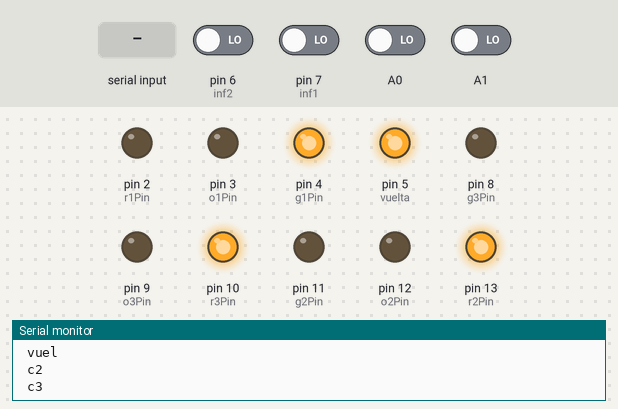
A sketch run on a simulated Arduino Uno, built with avr-gcc and run on an emulated ATmega328P. Parts: output pins drawn as LEDs (lit = HIGH), the last lines printed to the serial monitor. Dashed ring = blinking. The inputs (shaded band) are chosen by the test bench; at power-on: A0, A1, pin 6 (inf2), pin 7 (inf1) LOW.

Above: at 1.2 s.
1.3 s: "e" received over Serial
At 2.7 s:
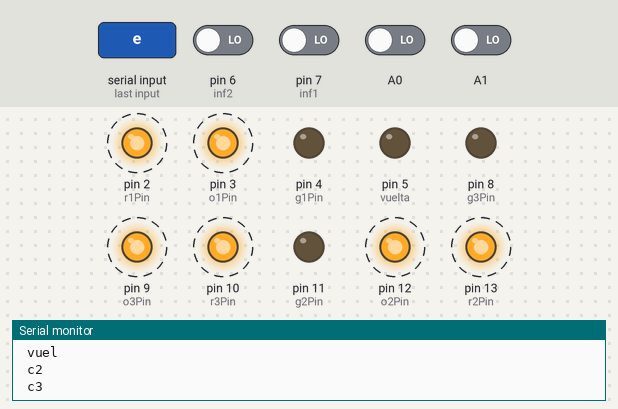
5.8 s: pin 6 (inf2) driven LOW
At 7.6 s:
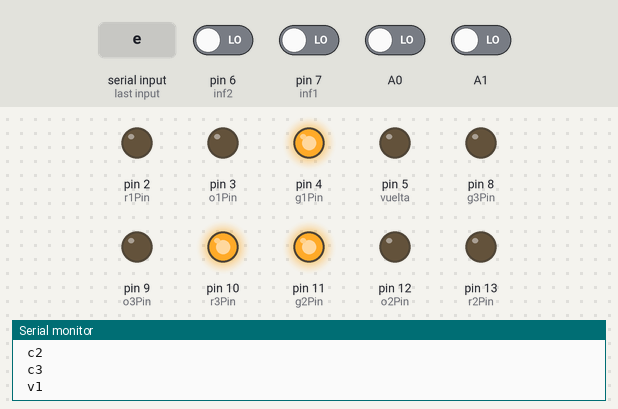
14.4 s: pin 7 (inf1) driven LOW
At 14.4 s:
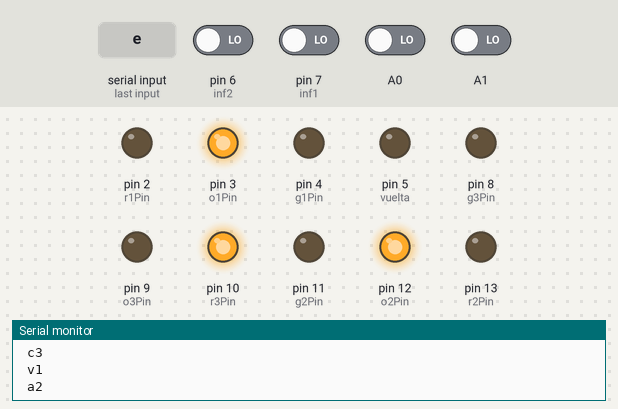
Timing chart, 0 to 26.8 s (numbered marks = the images above; inputs shaded):
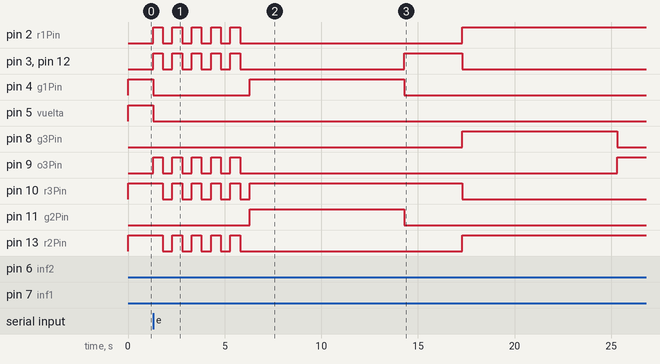

Measured:
- after the input at 1.3 s, pin 2 (r1Pin), pin 3 (o1Pin): alternates HIGH for 0.50 s and LOW for 0.50 s, starting at once

The sketch:

prueba2.ino
```cpp
/*int greenDelay = 1000;
  int orangeDelay = 500;
  int redDelay = 950;
  int vueltaMil = 950;*/

/*int greenDelay = 400;
int orangeDelay = 200;
int redDelay = 380;
int vueltaMil = 380;*/

int greenDelay = 8000;
int orangeDelay = 3000;
int redDelay = 8000;
int vueltaMil = 4000;

// semaforo1
int vuelta = 5;
int g1Pin = 4;
int o1Pin = 3;
int r1Pin = 2;
//semaforo2
int r2Pin = 13;
int o2Pin = 12;
int g2Pin = 11;
int bot1 = 5;
//semaforo3
int r3Pin = 10;
int o3Pin = 9;
int g3Pin = 8;

int inf1 = 7;
int inf2 = 6;

unsigned long greenMillis = 0;
unsigned long orangeMillis = 0;
unsigned long redMillis = 0;
unsigned long vueltaMillis = 0;
unsigned long Error = 0;

unsigned long green2Millis = 0;
unsigned long orange2Millis = 0;
unsigned long red2Millis = 0;

bool vueltaStatus = true;
bool green1Status = true;
bool orange1Status = false;
bool red1Status = false;

bool green2Status = false;
bool orange2Status = false;
bool red2Status = true;

void setup() {
  pinMode(r1Pin, OUTPUT);
  pinMode(o1Pin, OUTPUT);
  pinMode(g1Pin, OUTPUT);
  pinMode(vuelta, OUTPUT);

  pinMode(r2Pin, OUTPUT);
  pinMode(o2Pin, OUTPUT);
  pinMode(g2Pin, OUTPUT);

  pinMode(r3Pin, OUTPUT);
  pinMode(o3Pin, OUTPUT);
  pinMode(g3Pin, OUTPUT);

  pinMode(A0, INPUT);

  //Sensores infrarrojos
  pinMode(inf1, INPUT);
  pinMode(inf2, INPUT);
  pinMode(A1, INPUT);

  //Inciamos el semaforo con verde en vuelta
  digitalWrite(g1Pin, HIGH);
  digitalWrite(vuelta, HIGH);
  //Luz roja en el otro semaforo
  digitalWrite(r2Pin, HIGH);
  digitalWrite(r3Pin, HIGH);
  Serial.begin(9600);
  Serial.println(" vuel");
  //Serial.println(" c1");
  Serial.println(" c2");
  Serial.println(" c3");

}

int i = 0;
unsigned long tiempoActual = millis();
int cont1 = 0;

void loop() {

  tiempoActual = millis();

  if (Serial.available()) {

    //Error
    if (Serial.read() == 'e') {

      digitalWrite(vuelta, LOW);
      digitalWrite(g1Pin, LOW);
      digitalWrite(g2Pin, LOW);
      digitalWrite(g3Pin, LOW);
      digitalWrite(r1Pin, LOW);
      digitalWrite(o1Pin, LOW);
      digitalWrite(r2Pin, LOW);
      digitalWrite(o2Pin, LOW);
      digitalWrite(r3Pin, LOW);
      digitalWrite(o3Pin, LOW);

      while (i <= 9) {
        digitalWrite(r1Pin, !digitalRead(r1Pin));
        digitalWrite(o1Pin, !digitalRead(o1Pin));
        digitalWrite(r2Pin, !digitalRead(r2Pin));
        digitalWrite(o2Pin, !digitalRead(o2Pin));
        digitalWrite(r3Pin, !digitalRead(r3Pin));
        digitalWrite(o3Pin, !digitalRead(o3Pin));
        delay(500);
        i++;
      }

      reiniciar();
    }

  }//Termina de captar

  //Se presiono el boton para cerrrar comunicacion
  if (digitalRead(A0) == HIGH) {
    while (digitalRead(A0) == HIGH) {}
    Serial.println('y');
  }

  //Si pasa un carro se envia mensaje
  if (digitalRead(inf1) == HIGH &&
      (vueltaStatus == true || green1Status == true)) {

    while (digitalRead(inf1) == HIGH) {}
    Serial.println(" c1");

  }

  //Infrarrojo 2
  if (digitalRead(inf2) == HIGH && green1Status == true) {

    while (digitalRead(inf2) == HIGH) {}
    Serial.println(" c2");

  }

  if (digitalRead(A1) == HIGH && green2Status == true) {

    while (digitalRead(A1) == HIGH) {}
    Serial.println(" c3");

  }

  if (tiempoActual - vueltaMillis >= vueltaMil
      && vueltaStatus == true && red2Status == true) {

    Serial.println(" v1");
    greenMillis = millis();
    digitalWrite(vuelta, LOW);
    digitalWrite(r2Pin, LOW);
    digitalWrite(g2Pin, HIGH);
    vueltaStatus = false;
    green1Status = true;

  } else if (tiempoActual - greenMillis >= greenDelay
             && green1Status == true && red2Status == true) {

    // Si pasó el segundo que debe estar encendido el verde, amarillo = millis, apaga los 2 verdes, cambia los estados y prende los amarillos
    orangeMillis = millis();
    digitalWrite(g1Pin, LOW);
    digitalWrite(g2Pin, LOW);
    green1Status = false;

    digitalWrite(o1Pin, HIGH);
    digitalWrite(o2Pin, HIGH);
    Serial.println(" a2");
    orange1Status = true;


  } else if (tiempoActual - orangeMillis >= orangeDelay
             && orange1Status == true) {
    //Se apagan los amarillos, prenden los rojos (enciende el sem 3) y cambian los estados
    redMillis = millis();
    digitalWrite(o1Pin, LOW);
    digitalWrite(o2Pin, LOW);
    orange1Status = false;

    digitalWrite(r1Pin, HIGH);
    digitalWrite(r2Pin, HIGH);
    red1Status = true;

    //enciende semaforo de arriba
    digitalWrite(r3Pin, LOW);
    red2Status = false;
    digitalWrite(g3Pin, HIGH);
    green2Status = true;
    green2Millis = millis();
    Serial.println(" v2");


  } else if (tiempoActual - green2Millis >= greenDelay
             && green2Status == true) {

    orange2Millis = millis();
    digitalWrite(g3Pin, LOW);
    green2Status = false;

    digitalWrite(o3Pin, HIGH);
    Serial.println(" a3");
    orange2Status = true;

  } else if (tiempoActual - orange2Millis >= orangeDelay
             && orange2Status == true) {

    red2Millis = millis();
    digitalWrite(o3Pin, LOW);
    orange2Status = false;

    digitalWrite(r3Pin, HIGH);
    red2Status = true;

  } else if (tiempoActual - redMillis >= redDelay
             && red1Status == true && red2Status == true) {

    Serial.println(" vuel");
    vueltaMillis = millis();
    digitalWrite(r1Pin, LOW);
    red1Status = false;

    digitalWrite(vuelta, HIGH);
    digitalWrite(g1Pin, HIGH);
    vueltaStatus = true;
  }

}

void reiniciar() {

  tiempoActual = 0;
  greenMillis = 0;
  orangeMillis = 0;
  redMillis = 0;
  vueltaMillis = 0;

  green2Millis = 0;
  orange2Millis = 0;
  red2Millis = 0;
  i = 0;

  vueltaStatus = true;
  green1Status = true;
  orange1Status = false;
  red1Status = false;

  green2Status = false;
  orange2Status = false;
  red2Status = true;

  digitalWrite(vuelta, HIGH);
  digitalWrite(g1Pin, HIGH);

  digitalWrite(r2Pin, HIGH);
  digitalWrite(r3Pin, HIGH);
}
```
